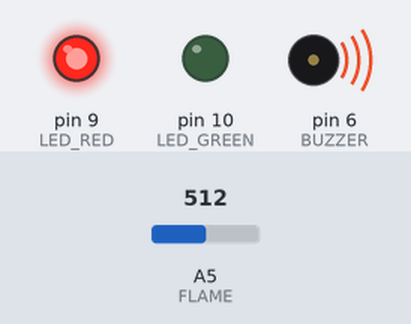
The sketch below on a simulated Arduino Uno, built with avr-gcc and run on an emulated ATmega328P. Shown: output pins drawn as LEDs (lit = HIGH), buzzer (waves = sounding, pin HIGH). Inputs (shaded band) come from the test bench; at power-on: A5 (FLAME) = 512.

Above: at 1.2 s.
1.3 s: A5 (FLAME) set to 488
At 2.5 s:
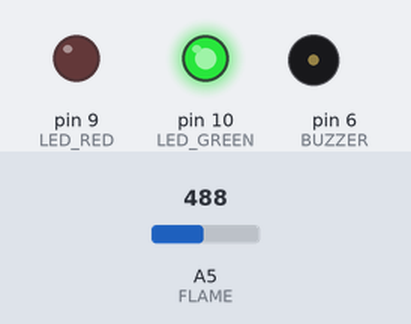
2.8 s: A5 (FLAME) set to 510
At 3.9 s:
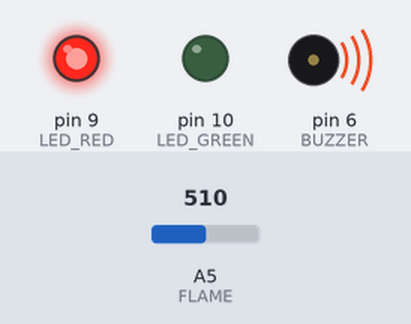
4.3 s: A5 (FLAME) set to 490
At 5.0 s:
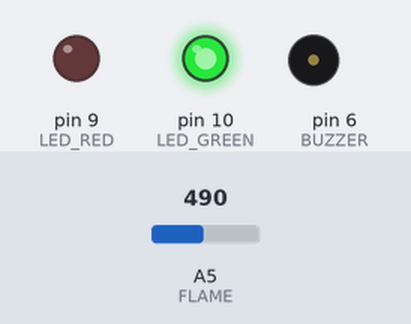
Timing chart, 0 to 7.3 s (numbered marks = the images above; inputs shaded):
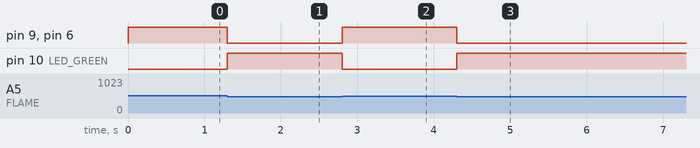

The sketch:

20200807____.ino
```cpp
void setup() {
  pinMode (A5, INPUT);          //FLAME
  pinMode (9, OUTPUT);          //LED RED
  pinMode (10, OUTPUT);         //LED GREEN
  pinMode (6, OUTPUT);          //BUZZER

}

void loop() {
  if (analogRead(A5) > 500)
  {
    digitalWrite (9, HIGH);
    digitalWrite (10, LOW);
    digitalWrite (6, HIGH);
  }
  else
  {
    digitalWrite (9, LOW);
    digitalWrite (10, HIGH);
    digitalWrite (6, LOW);
  }
}
```

Measured:
- the behaviour switches between 501 and 500 on A5 (FLAME) (found by bisection; images 0 and 1)
- after the input at 1.3 s, pin 9 (LED_RED), pin 6 (BUZZER): HIGH → LOW at once; pin 10 (LED_GREEN): LOW → HIGH at once
- after the input at 2.8 s, pin 9 (LED_RED), pin 6 (BUZZER): LOW → HIGH at once; pin 10 (LED_GREEN): HIGH → LOW at once
- after the input at 4.3 s, pin 9 (LED_RED), pin 6 (BUZZER): HIGH → LOW at once; pin 10 (LED_GREEN): LOW → HIGH at once
